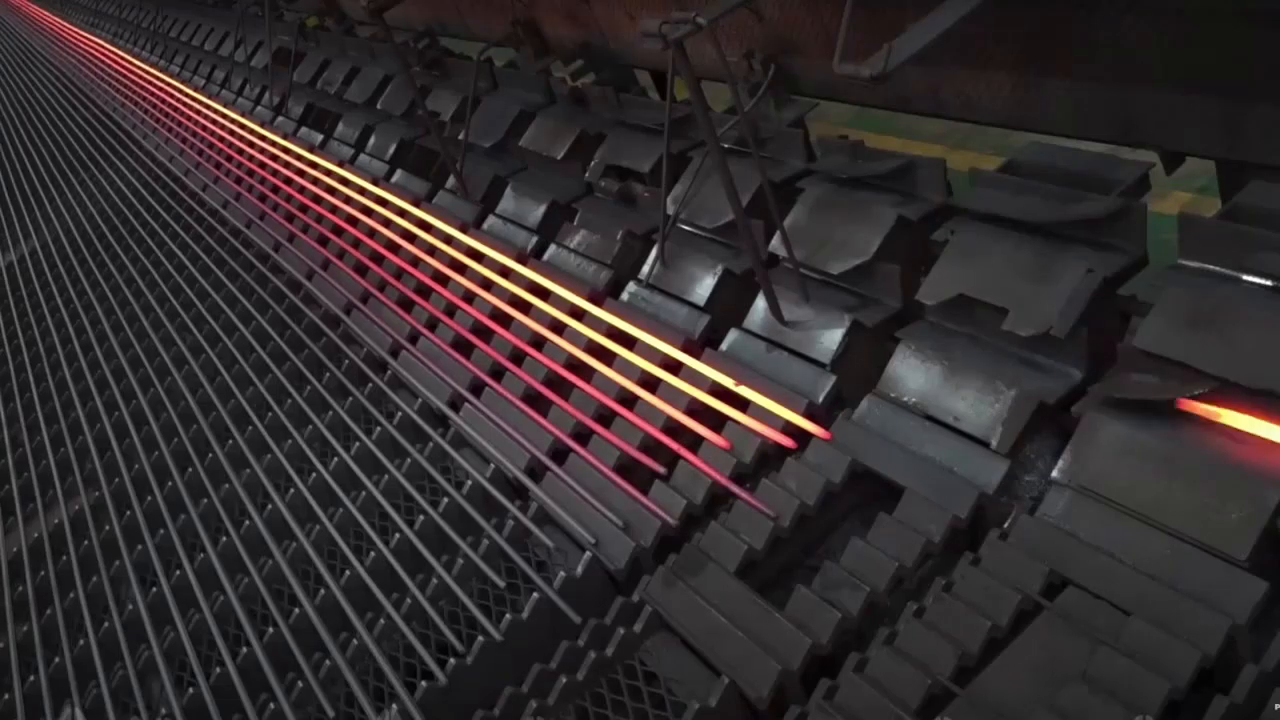
#> input picture frame 10 of Stab Tracking/Input.mp4, 1280 x 720 px
$ python optical_flow.py
#> lines starting #> are read from the running program, lines starting #| are printed output that depends on the picture
import numpy as np
import cv2

#init params
paramters_s= dict(maxCorners= 100, qualityLevel = 0.2, minDistance = 7)
paramers_lk = dict(winSize =(15,15), maxLevel=2 , criteria= (cv2.TERM_CRITERIA_EPS and cv2.TERM_CRITERIA_COUNT, 10, 0.03 ))
colors = np.random.randint(0,255, (100, 3)) #for 100 edges 3 color channels


#load video and frames
vidcap= cv2.VideoCapture("Input.mp4")
vidcap.set(1,10)


flag, frame= vidcap.read()
#> frame is the input picture: shape (720, 1280, 3); mean B, G, R 46, 44.7, 51.5
frame_gray_init = cv2.cvtColor(frame, cv2.COLOR_BGR2GRAY)
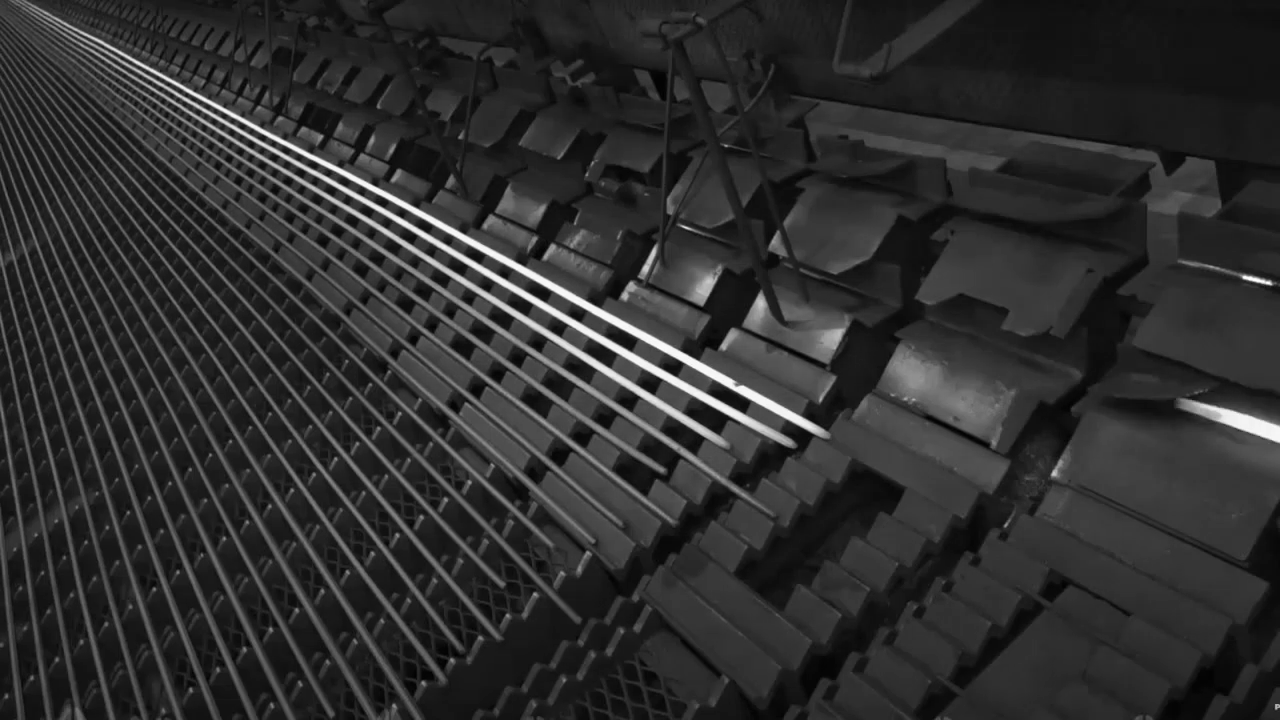
#> frame_gray_init: shape (720, 1280); min 0, max 255, mean 46.9
#cv2.imshow("first frame",frame_gray_init)


edges= cv2.goodFeaturesToTrack(frame_gray_init, mask=None, **paramters_s)
#> edges = 100 rows, first 8: [1276, 708], [1243, 276], [1271, 284], [638, 276], [322, 136], [210, 454], [1052, 475], [347, 571]
print("hello")
print(edges)
#> (printed output is left out)

mask=np.zeros_like(frame)

while True:
    flag,frame=vidcap.read()
    if not flag:
        break
    frame_gray=cv2.cvtColor(frame, cv2.COLOR_BGR2GRAY)
    new_edges,status, errors = cv2.calcOpticalFlowPyrLK(frame_gray_init,frame_gray, edges, None, **paramers_lk)
#> new_edges has the same summary as edges; status = 100 values from 1 to 1; errors = 100 values, max 1.02 at index 97, min 0 at index 0, mean 0.0358

    new= new_edges[status==1] #status one "can keep tracking that edge"
#> new = 100 pairs, first value 6 to 1276, second value 107 to 708
    old=edges[status==1]
#> old has the same summary as new
    for i, (new, old) in enumerate(zip(new,old)):
        a,b = new.ravel()
        c,d = old.ravel()

        mask = cv2.line(mask, (int(a),int(b)), (int(c),int(d)), colors[i].tolist(), 2)
        frame = cv2.circle(frame, (int(a),int(b)), 5, colors[i].tolist(), -1)

        img = cv2.add(frame, mask)
        cv2.imshow("Optical Flow", img)

        if cv2.waitKey(1) == 13: #stop when enter is pressed
            break
        frame_gray_init=frame_gray.copy()
        edges=new.reshape(-1,1,2)
#> this loop made 2 passes; (key Esc is pressed on pass 1)
#> (a, b, c, d) on passes 1 to 2: (1276, 708, 1276, 708), (1243, 276, 1243, 276)
#> frame: shape (720, 1280, 3); mean B, G, R 46, 44.6, 51.5


cv2.destroyAllWindows()
vidcap.release()
